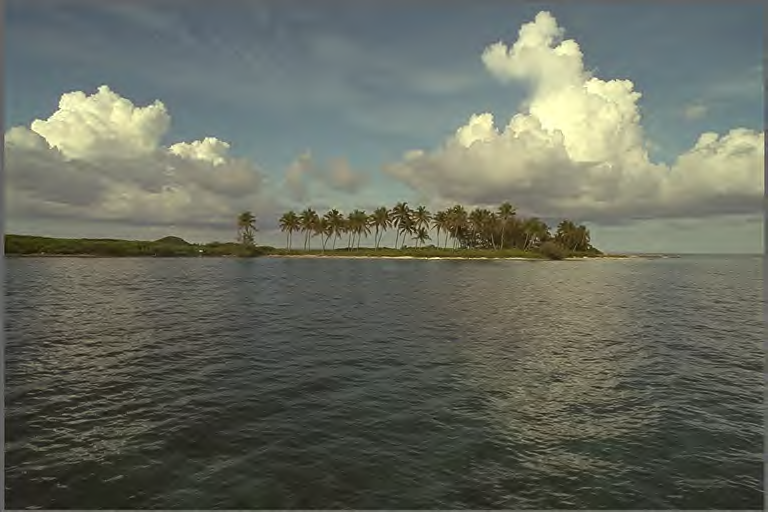
%> input picture Codes/OriginalVersion/BRISQUE/testimage2.bmp, 768 x 512 px, given in place of img1.bmp, which was not available
$ octave --eval "computefeatures('../BRISQUE/testimage2.bmp');"   (GNU Octave 9; MATLAB toolbox functions it lacks are replaced by stand-ins)
%> lines starting %> are read from the running program, lines starting %| are printed output that depends on the picture; pictures that were not available may be replaced by others from this repository, and a replacement may not be noted
### Codes/OriginalVersion/ROBUST/lmom.m
function [L] = lmom(X)

[rows cols] = size(X);
if cols == 1 X = X'; end
n = length(X);
X = sort(X);
b = zeros(1,3);
l = zeros(1,3);
b0 = mean(X);

for r = 1:3
    Num = prod(repmat(r+1:n,r,1)-repmat([1:r]',1,n-r),1);
    Den = prod(repmat(n,1,r) - [1:r]);
    b(r) = 1/n * sum( Num/Den .* X(r+1:n) );
end

L(1) = b0;
L(2) = 2*b(1) -b0;
L(3) = 6*b(2) - 6*b(1) + b0;
L(4) = 20*b(3)-30*b(2) + 12*b(1) - b0;

### Codes/OriginalVersion/ROBUST/computefeatures.m
function computefeatures(databasepath)
%> called with databasepath = '../BRISQUE/testimage2.bmp'
% Class 1 - JP2k
% Class 2 - JPEG
% Class 3 - WN
% Class 4 - Blur
% Class 5 - FF
class(1:227)   = 1;
class(228:460) = 2;
class(461:634) = 3;
class(635:808) = 4;
class(809:982) = 5;


class_label      = {'jp2k','jpeg','wn','gblur','fastfading'};
imnumber         = [0 227 233 174 174];
imnumber         = cumsum(imnumber);
param            =  [];

scalenum = 2;


for itr = 1:length(class)
    itr
tic
imdist = double(rgb2gray(imread(sprintf('%s\\%s\\img%d.bmp',...
          databasepath, class_label{class(itr)},...
         itr-imnumber(class(itr))))));
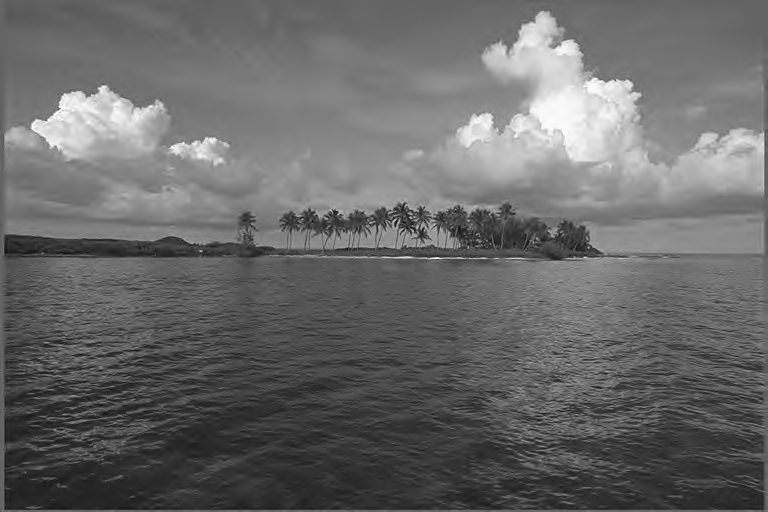
%> imdist: size 512x768 double; min 11, max 253, mean 104.4


window = fspecial('gaussian',7,7/6);
window = window/sum(sum(window));

feat = [];

for itr_scale = 1:scalenum

mu            = filter2(window, imdist, 'same');
mu_sq         = mu.*mu;
sigma         = sqrt(abs(filter2(window, imdist.*imdist, 'same') - mu_sq));
structdis     = (imdist-mu)./(sigma+1);
L             = lmom(structdis(:));

feat          = [feat L(2) L(4)];
shifts        = [ 0 1;1 0 ; 1 1; -1 1];

for itr_shift =1:4

shifted_structdis        = circshift(structdis,shifts(itr_shift,:));
pair                     = structdis(:).*shifted_structdis(:);
L                        = lmom(pair(:));
feat                     = [feat L(1) L(2) L(3) L(4)];

end


imdist      = imresize(imdist,0.5);

end
%> this loop made 2 passes
%> pass 1, in computefeatures, `mu_sq         = mu.*mu;`:
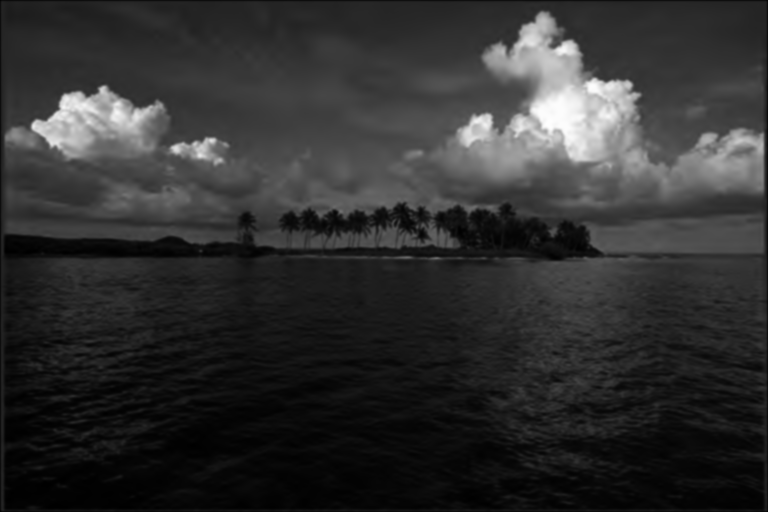
%> mu_sq: size 512x768 double; min 873.3, max 62551.5, mean 12579.5; drawn with min black and max white
%> pass 1, in computefeatures, `sigma         = sqrt(abs(filter2(window, imdist.*imdist, 'same') - mu_..`:
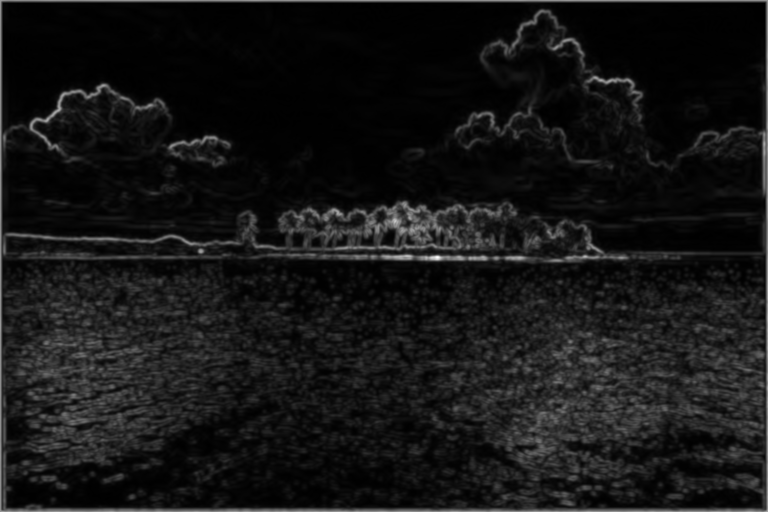
%> sigma: size 512x768 double; min 1.35e-06, max 84.25, mean 7.2; drawn with min black and max white
%> pass 1, in computefeatures, `structdis     = (imdist-mu)./(sigma+1);`:
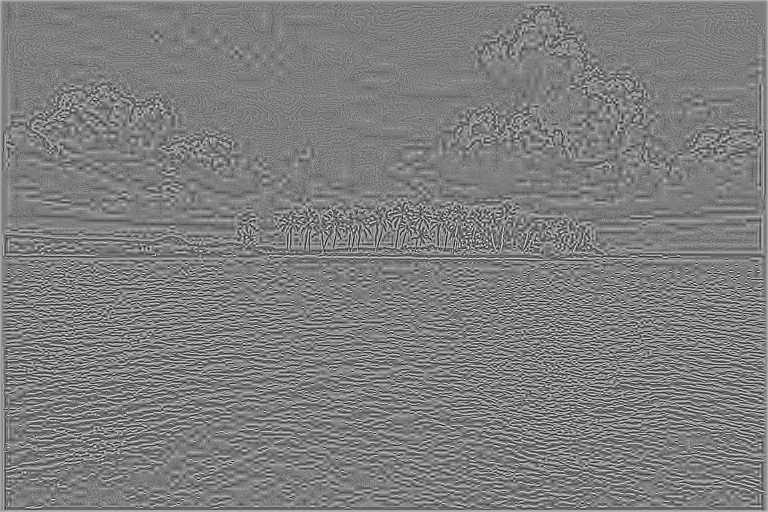
%> structdis: size 512x768 double; min -2.05, max 2.1, mean 0.00496; drawn with min black and max white
%> after the loop:
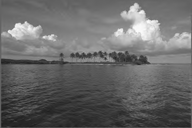
%> imdist: size 128x192 double; min 27.94, max 250.9, mean 104.4
%> after the loop, feat = 36 values, max 0.287 at index 19, min -0.0195 at index 27, mean 0.0703


param= [param; feat];
%> param has the same summary as feat
toc
end
%> pass 2 of the loop in computefeatures, `for itr = 1:length(class)`:
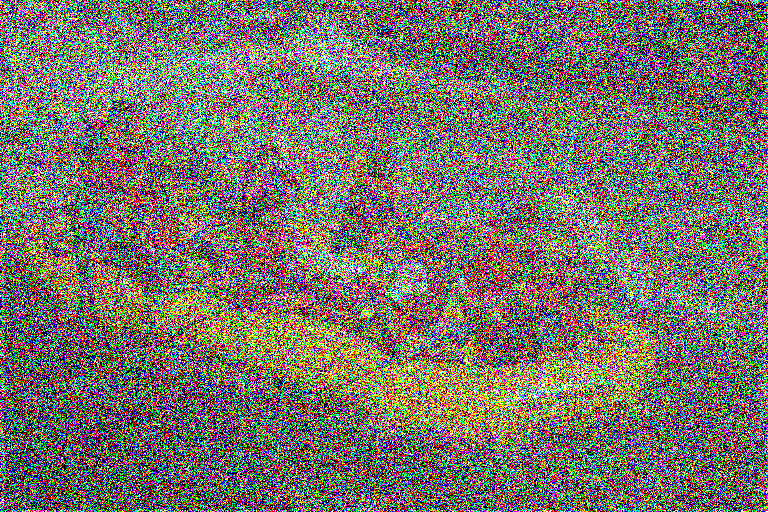
%> input picture Codes/OriginalVersion/BRISQUE/testimage1.bmp, 768 x 512 px, given in place of img2.bmp, which was not available
%> the loop in computefeatures, `for itr_scale = 1:scalenum` made 2 passes
%> pass 1, in computefeatures, `structdis     = (imdist-mu)./(sigma+1);`:
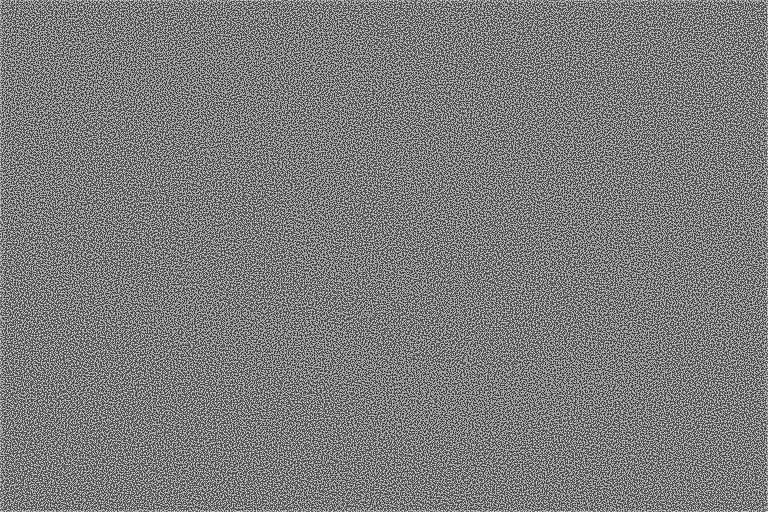
%> structdis: size 512x768 double; min -2.2, max 2.3, mean 0.000384; drawn with min black and max white
%> after the loop in computefeatures, `for itr_scale = 1:scalenum`:
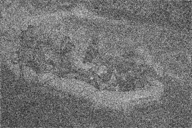
%> imdist: size 128x192 double; min 41.15, max 209.5, mean 115.1
%> after the loop in computefeatures, `for itr_scale = 1:scalenum`: feat = 36 values, max 0.514 at index 1, min -0.103 at index 7, mean 0.115
%> param = 36 columns, first 8: [0.255 0.0556 0.167 0.146 0.0732 0.0497 -0.000398 0.122; 0.514 0.00588 -0.0997 0.421 -0.0178 0.0657 -0.103 0.421]

save('temp\robustfeatures_live.mat','param');
%> (the run ends here)
